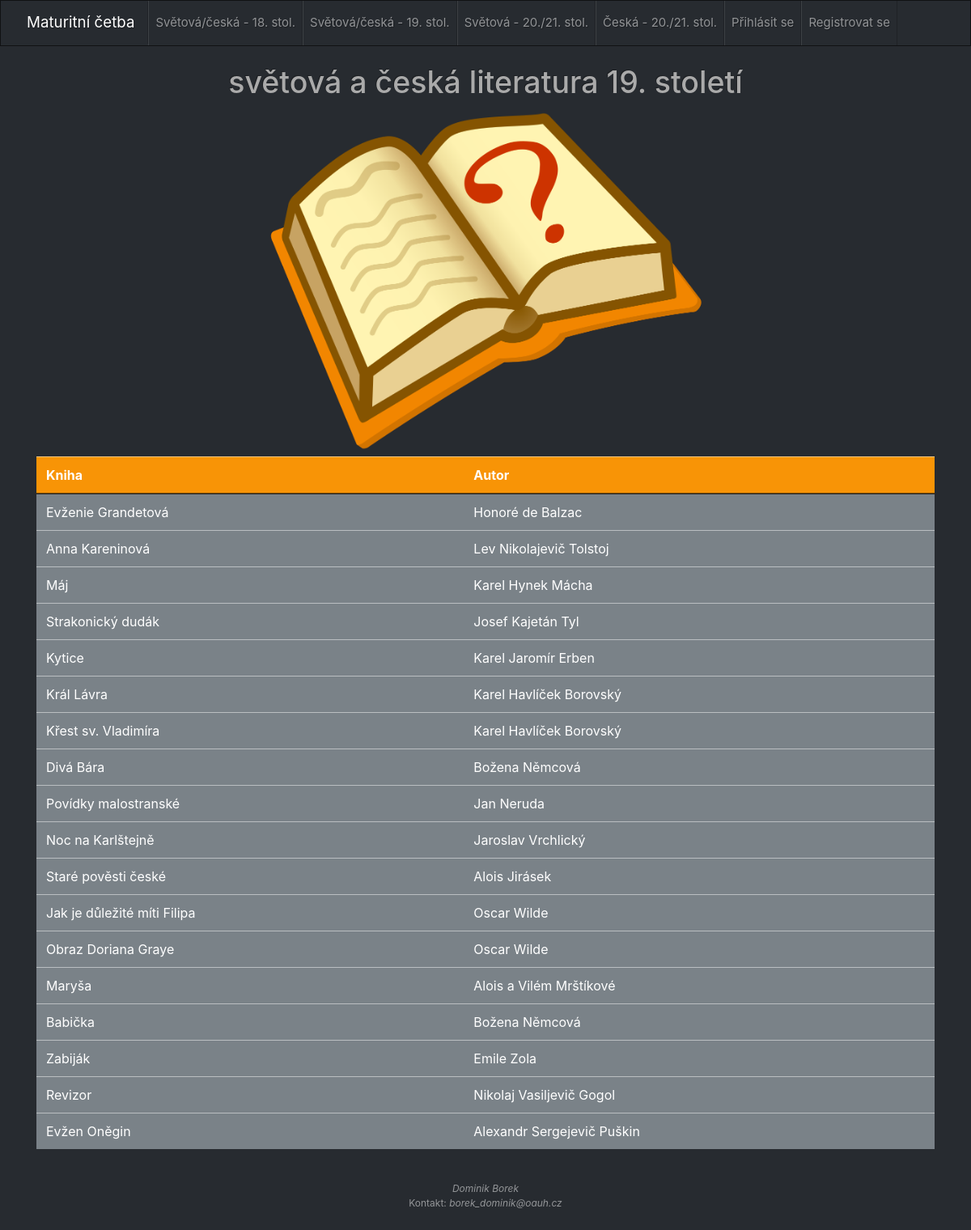
Page /index.php/cetba_controller/druha_strana on the committed database.
### tables this page shows
CREATE TABLE `menu` (
  `idmenu` int(11) NOT NULL,
  `id_categorie` varchar(45) DEFAULT NULL,
  `categorie` varchar(45) DEFAULT NULL
);

CREATE TABLE `knihy` (
  `id_knihy` int(11) NOT NULL,
  `nazev_knihy` varchar(45) DEFAULT NULL,
  `autor` varchar(45) DEFAULT NULL,
  `prebal` varchar(500) DEFAULT NULL,
  `obdobi_idobdobi` int(11) NOT NULL
);

### application/controllers/Cetba_controller.php (called while the page is built, shortened)
<?php defined('BASEPATH') OR exit('No direct script access allowed');
class Cetba_controller extends CI_Controller {
	function  __construct(){
		$this->load->model('cetba_model');
	}
	public function druha_strana()
	{
	    $data['menu'] = $this->cetba_model->get_menu_polozky();
	    $data['knihy'] = $this->cetba_model->get_strana_2();
		$this->load->view('layout/header');
		$this->load->view('layout/navbar', $data);
		$this->load->view('pages/druha_strana', $data);
		$this->load->view('layout/footer');
	}
}

### index.php (called while the page is built, shortened)
<?php
require_once BASEPATH.'core/CodeIgniter.php';

### application/models/Cetba_model.php (called while the page is built, shortened)
<?php
class cetba_model extends CI_Model{
	public function get_menu_polozky()
	{
		$this->db->select('categorie, id_categorie');
		$this->db->from('menu');
		$this->db->order_by('idmenu');
		$query = $this->db->get();
		return $query->result();
	}
    public function get_strana_2()
    {
        $this->db->select('nazev_knihy, autor, id_knihy');
        $this->db->from('knihy');
        $this->db->where('obdobi_idobdobi=2');
        $this->db->order_by('id_knihy');
        $query = $this->db->get();
        return $query->result();
    }
}

### application/views/pages/druha_strana.php (the view)
<div class="container">
  <br>
  <h1>světová a česká literatura 19. století</h1>
<img src="assets/pic/book_1.png" alt="book" class="center_1">
  <table class="table">
  <thead>
    <tr class="table-warning">
      <th scope="col">Kniha</th>
      <th scope="col">Autor</th>
    </tr>
  </thead>
  <tbody>
     <?php foreach($knihy as $knihy): ?>
      <tr class="table-secondary">
            <td>
              <a href="<?php echo base_url("kniha/".$knihy->id_knihy);?>">
                <?php echo $knihy->nazev_knihy;?>
            </td>
            <td>
                <?php echo $knihy->autor; ?>
            </td>
    </tr>
  <?php endforeach; ?>
  </tbody>
</table>
</div>

### application/views/layout/navbar.php (shortened to what this page needs)
<body>
	<nav class="navbar navbar-expand-lg navbar-dark bg-dark">
	  <a class="navbar-brand" href="<?php echo base_url();?>">Maturitní četba</a>
	  <div class="collapse navbar-collapse" id="navbarColor02">
	    <ul class="navbar-nav mr-auto">
			<?php foreach($menu as $p): ?>
                       <li class="nav-item">
                           <a class="nav-link" href="<?php echo base_url($p->id_categorie)?>"><?= $p->categorie ?><span class="sr-only">(current)</span></a>
                       </li>
               <?php endforeach; ?>
	    </ul>
	  </div>
	</nav>

### assets/css/mycss.css (style rules this page uses)
h1 { text-align: center; }
.center_1 { display: block; margin-left: auto; margin-right: auto; width: 50%; }

### rows in the picture
menu: categorie "Světová/česká - 18. stol."
menu: categorie "Světová/česká - 19. stol."
menu: categorie "Světová - 20./21. stol."
menu: categorie "Česká - 20./21. stol."
menu: categorie "Přihlásit se"
menu: categorie "Registrovat se"
knihy: nazev_knihy "Evženie Grandetová", autor "Honoré de Balzac"
knihy: nazev_knihy "Anna Kareninová", autor "Lev Nikolajevič Tolstoj"
knihy: nazev_knihy "Máj", autor "Karel Hynek Mácha"
knihy: nazev_knihy "Strakonický dudák", autor "Josef Kajetán Tyl"
knihy: nazev_knihy "Kytice", autor "Karel Jaromír Erben"
knihy: nazev_knihy "Král Lávra", autor "Karel Havlíček Borovský"
knihy: nazev_knihy "Křest sv. Vladimíra", autor "Karel Havlíček Borovský"
knihy: nazev_knihy "Divá Bára", autor "Božena Němcová"
knihy: nazev_knihy "Povídky malostranské", autor "Jan Neruda"
knihy: nazev_knihy "Noc na Karlštejně", autor "Jaroslav Vrchlický"
knihy: nazev_knihy "Staré pověsti české", autor "Alois Jirásek"
knihy: nazev_knihy "Jak je důležité míti Filipa", autor "Oscar Wilde"
knihy: nazev_knihy "Obraz Doriana Graye", autor "Oscar Wilde"
knihy: nazev_knihy "Maryša", autor "Alois a Vilém Mrštíkové"
knihy: nazev_knihy "Babička", autor "Božena Němcová"
knihy: nazev_knihy "Zabiják", autor "Emile Zola"
knihy: nazev_knihy "Revizor", autor "Nikolaj Vasiljevič Gogol"
knihy: nazev_knihy "Evžen Oněgin", autor "Alexandr Sergejevič Puškin"
